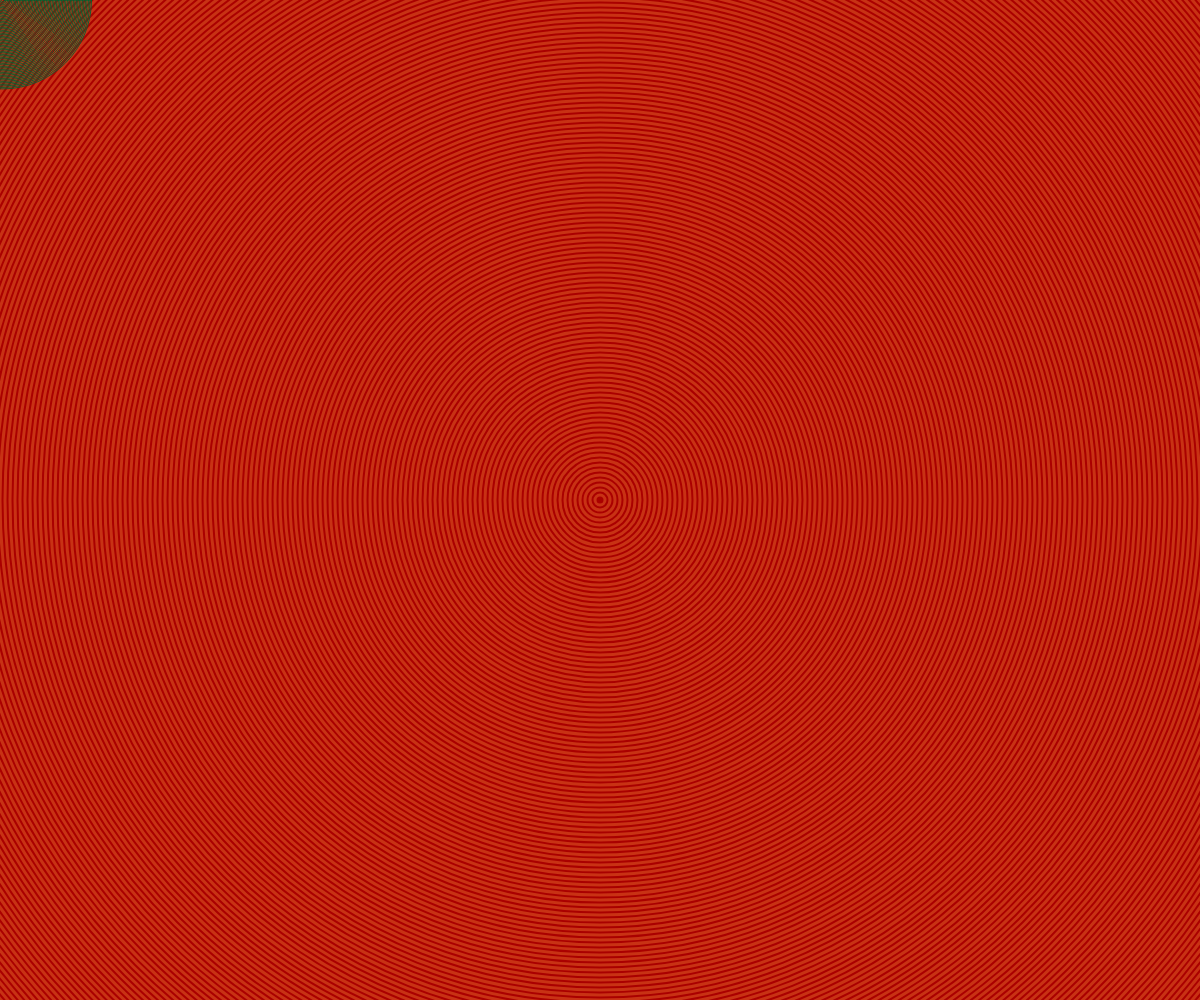
Frame 1 (no input)
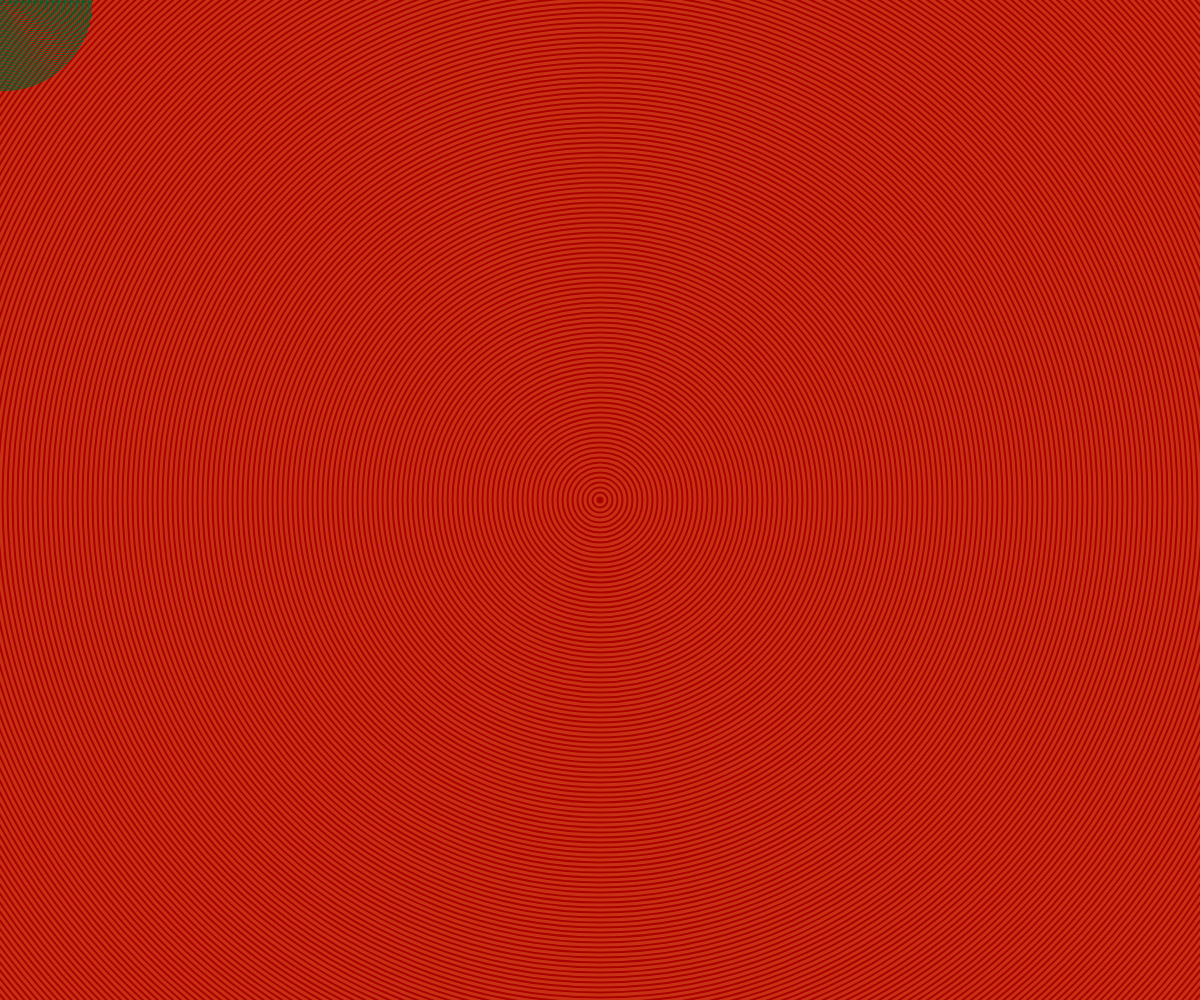
Frame 60 (no input)
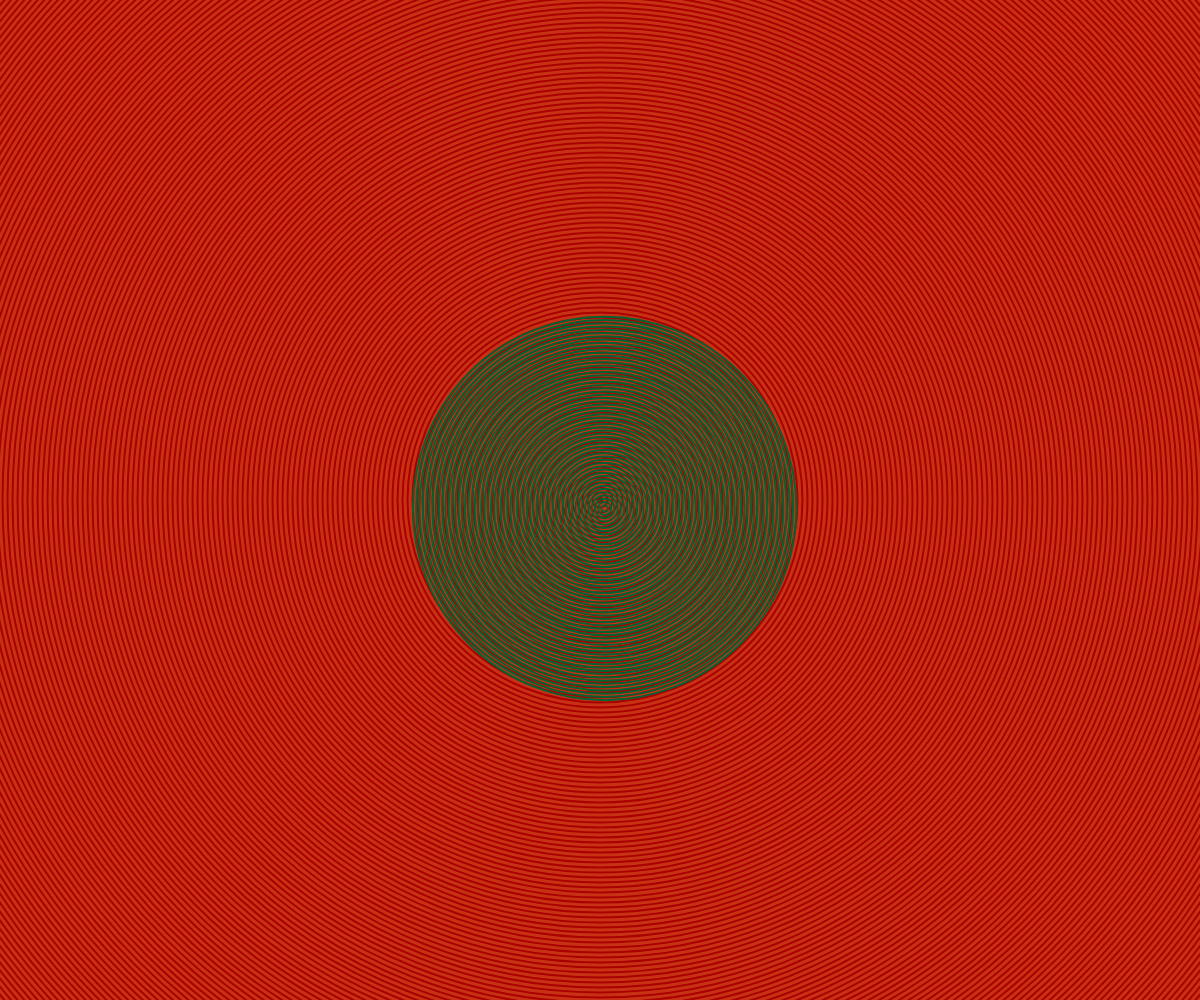
Frame 120 (the mouse pressed at the canvas centre since frame 60)

The p5.js sketch that drew these frames (run headless with seeded random() and noise() and a simulated clock; from frame 60 on, the mouse is pressed at the canvas centre):

// p5.js sketch
// ── sketch.js
let d = 10;
let th = 1;

function setup() {
  createCanvas(windowWidth, windowHeight);
  noFill();
  noCursor();
}

function draw() {
  background(170,0,0);
  angleMode(DEGREES);
  
  translate(width / 2, height / 2);
  stroke(200,50,20);
  strokeWeight(3);
  for (let i = 0; i < width+800; i += 10) {
      circle(0, 0, i);
    }

  th = th+6.5;
  d = d+0.04;
  let x = d * cos(th);
  let y = d * sin(th);
  let s = map(mouseY, 0, height, 0.3, 1);

  translate(mouseX-width/2, mouseY-height/2) 
  scale(s);
  stroke(0,100,50);
  strokeWeight(3);
   for (let i = 0; i < width/2; i += 10) {
      ellipse(x, y, i);
    }
}

function windowResized () {
resizeCanvas (windowWidth , windowHeight)
}
